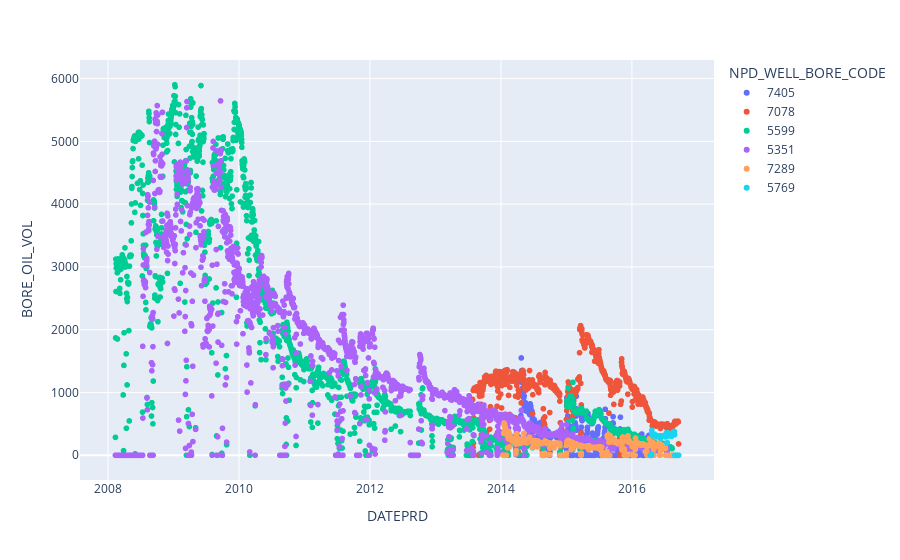

Here is the notebook cell this chart was saved with:
### Code cell
# Another Scatter plot to show the oil production from these producer wells. Clearly the wells #7405, # 5769, #7289 production volume is insignificant
data_filter["NPD_WELL_BORE_CODE"] = data_filter["NPD_WELL_BORE_CODE"].astype(str)
fig = px.scatter(data_filter, x="DATEPRD", y="BORE_OIL_VOL",
                 color="NPD_WELL_BORE_CODE",
                 hover_name="NPD_WELL_BORE_CODE")
fig.show()

### Figure 1 — Plotly figure (JSON) as saved in the notebook; plotly's stock layout.template omitted (floating-point values rounded to 4 significant figures; data arrays with more than 128 entries replaced by an {"elided": "..."} marker saying what was removed)
{"data": [{"hovertemplate": "<b>%{hovertext}</b><br><br>NPD_WELL_BORE_CODE=7405<br>DATEPRD=%{x}<br>BORE_OIL_VOL=%{y}<extra></extra>", "hovertext": {"elided": "744 str values"}, "legendgroup": "7405", "marker": {"color": "#636efa", "symbol": "circle"}, "mode": "markers", "name": "7405", "showlegend": true, "type": "scattergl", "x": {"elided": "744 str values"}, "xaxis": "x", "y": {"elided": "744 float values"}, "yaxis": "y"}, {"hovertemplate": "<b>%{hovertext}</b><br><br>NPD_WELL_BORE_CODE=7078<br>DATEPRD=%{x}<br>BORE_OIL_VOL=%{y}<extra></extra>", "hovertext": {"elided": "1165 str values"}, "legendgroup": "7078", "marker": {"color": "#EF553B", "symbol": "circle"}, "mode": "markers", "name": "7078", "showlegend": true, "type": "scattergl", "x": {"elided": "1165 str values"}, "xaxis": "x", "y": {"elided": "1165 float values"}, "yaxis": "y"}, {"hovertemplate": "<b>%{hovertext}</b><br><br>NPD_WELL_BORE_CODE=5599<br>DATEPRD=%{x}<br>BORE_OIL_VOL=%{y}<extra></extra>", "hovertext": {"elided": "3056 str values"}, "legendgroup": "5599", "marker": {"color": "#00cc96", "symbol": "circle"}, "mode": "markers", "name": "5599", "showlegend": true, "type": "scattergl", "x": {"elided": "3056 str values"}, "xaxis": "x", "y": {"elided": "3056 float values"}, "yaxis": "y"}, {"hovertemplate": "<b>%{hovertext}</b><br><br>NPD_WELL_BORE_CODE=5351<br>DATEPRD=%{x}<br>BORE_OIL_VOL=%{y}<extra></extra>", "hovertext": {"elided": "3056 str values"}, "legendgroup": "5351", "marker": {"color": "#ab63fa", "symbol": "circle"}, "mode": "markers", "name": "5351", "showlegend": true, "type": "scattergl", "x": {"elided": "3056 str values"}, "xaxis": "x", "y": {"elided": "3056 float values"}, "yaxis": "y"}, {"hovertemplate": "<b>%{hovertext}</b><br><br>NPD_WELL_BORE_CODE=7289<br>DATEPRD=%{x}<br>BORE_OIL_VOL=%{y}<extra></extra>", "hovertext": {"elided": "978 str values"}, "legendgroup": "7289", "marker": {"color": "#FFA15A", "symbol": "circle"}, "mode": "markers", "name": "7289", "showlegend": true, "type": "scattergl", "x": {"elided": "978 str values"}, "xaxis": "x", "y": {"elided": "978 float values"}, "yaxis": "y"}, {"hovertemplate": "<b>%{hovertext}</b><br><br>NPD_WELL_BORE_CODE=5769<br>DATEPRD=%{x}<br>BORE_OIL_VOL=%{y}<extra></extra>", "hovertext": {"elided": "144 str values"}, "legendgroup": "5769", "marker": {"color": "#19d3f3", "symbol": "circle"}, "mode": "markers", "name": "5769", "showlegend": true, "type": "scattergl", "x": {"elided": "144 str values"}, "xaxis": "x", "y": {"elided": "144 float values"}, "yaxis": "y"}], "layout": {"autosize": true, "legend": {"title": {"text": "NPD_WELL_BORE_CODE"}, "tracegroupgap": 0}, "margin": {"t": 60}, "xaxis": {"anchor": "y", "autorange": true, "domain": [0, 1], "range": ["2007-08-03 20:12:16.9618", "2017-03-28 03:47:43.0382"], "title": {"text": "DATEPRD"}, "type": "date"}, "yaxis": {"anchor": "x", "autorange": true, "domain": [0, 1], "range": [-457.0, 6359.0], "title": {"text": "BORE_OIL_VOL"}, "type": "linear"}}}
